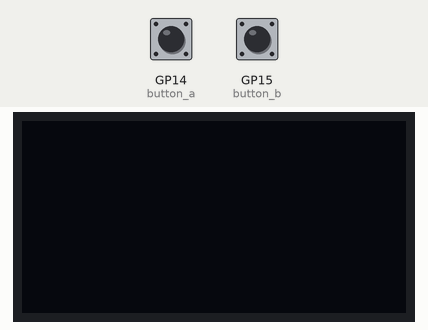
Recording of a program running on a simulated Raspberry Pi Pico running MicroPython. Parts: 128×64 one-colour display. The inputs (shaded band) are chosen by the test bench; at power-on: GP14 (button_a) HIGH, GP15 (button_b) HIGH. Library files of the repository ran but are not shown: ssd1306.py; what the program prints to the serial console is not drawn.

Above: at 1.2 s.
1.3 s: GP14 (button_a) pulled LOW for 0.15 s
At 1.61 s:
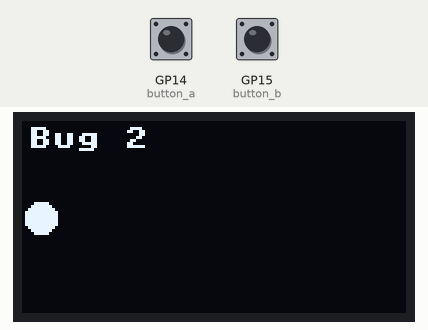
2.0 s: GP14 (button_a) pulled LOW for 1 s
At 3.3 s:
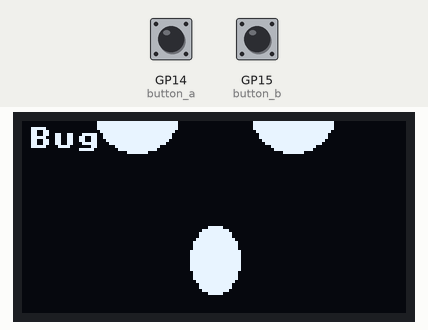
4.5 s: GP14 (button_a) pulled LOW for 0.15 s
At 5.1 s:
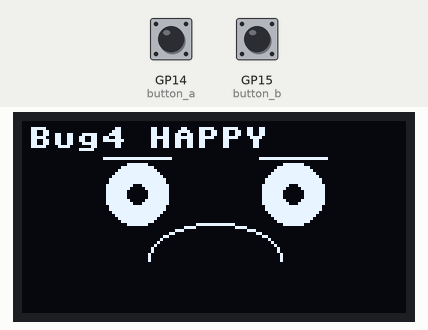
6.1 s: GP14 (button_a) pulled LOW for 1 s
At 7.5 s:
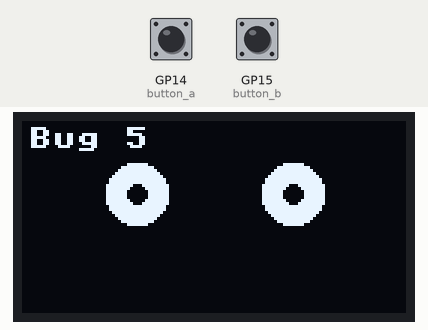
10.1 s: GP15 (button_b) pulled LOW for 0.15 s
At 10.8 s:
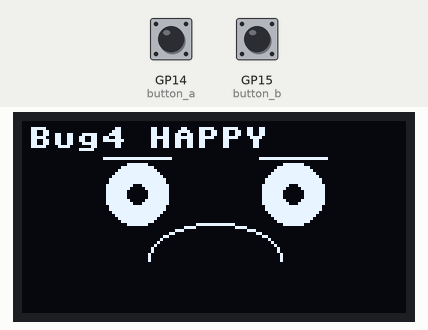
11.7 s: GP15 (button_b) pulled LOW for 1 s
At 13.2 s:
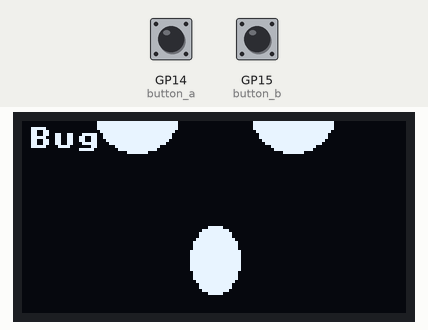
Timing chart, 0 to 14.7 s (numbered marks = the images above; inputs shaded):
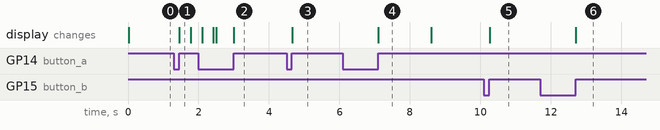

The program:

25-broken-faces.py
```python
# Lab 25: Five Broken Faces -- Debugging
#
# Every face below is broken on purpose, each by one bug that real people
# make on this exact hardware all the time. Your job is to fix all five.
#
# Debugging is a skill, and it has a method. Guessing and editing random
# lines is not it. Do this instead, for each face:
#
#   1. READ the docstring. It says what the face is SUPPOSED to look like.
#   2. PREDICT what you think will happen before you press the button.
#   3. OBSERVE what actually happens, and describe the difference out loud
#      in one sentence: "it should smile but it frowns."
#   4. LOCATE the smallest piece of code that could cause that difference.
#   5. FIX one thing, then run it again. One change at a time -- if you
#      change three lines and it works, you have not learned which one
#      mattered.
#
# The symptom table at the bottom of this file is your lookup key. Try to
# solve each face before you read it.
#
# check-labs: allow-offscreen  -- bug 3 draws off the top on purpose, so
# src/utils/check-labs.py must not report it as a mistake.
#
# Button A goes to the next face, button B goes back. The bug number is
# also printed to the Thonny shell, which matters for bug 1 -- when the
# screen shows nothing at all, the shell is the only thing telling you the
# program is alive and doing what you asked.

import config
import face
from utime import sleep, sleep_ms

button_a, button_b = config.init_buttons()

oled = face.oled
WHITE = face.WHITE
BLACK = face.BLACK
FILL = face.FILL
NO_FILL = face.NO_FILL


def bug_1():
    """SHOULD SHOW: a plain happy face -- two eyes, two flat brows, and a
    wide smile. ACTUALLY SHOWS: predict it before you press A."""
    face.clear()
    face.eyes(10, 10)
    face.eyebrows(0, 0, lift=2)
    face.mouth(face.SMILE, 22, 12)
    face.label("Bug 1")


def bug_2():
    """SHOULD SHOW: one bright scanner dot sliding smoothly from the left
    edge of the screen to the right, leaving clean black behind it."""
    for x in range(6, 124, 3):
        oled.ellipse(x, 32, 5, 5, WHITE, FILL)
        face.label("Bug 2")
        face.show()
        sleep_ms(25)


BAD_EYE_Y = -4


def bug_3():
    """SHOULD SHOW: a wide-awake surprised face, eyes big and round and
    sitting in the upper half of the screen above an open mouth."""
    face.clear()
    oled.ellipse(face.LEFT_EYE_X, BAD_EYE_Y, 14, 14, WHITE, FILL)
    oled.ellipse(face.RIGHT_EYE_X, BAD_EYE_Y, 14, 14, WHITE, FILL)
    face.mouth(face.OPEN, 8, 11)
    face.label("Bug 3")
    face.show()


def bug_4():
    """SHOULD SHOW: a cheerful face whose mouth curves UP into a smile,
    matching the word printed in the corner."""
    face.clear()
    face.eyes(10, 10)
    face.eyebrows(0, 0, lift=2)
    oled.ellipse(face.HALF_WIDTH, face.MOUTH_Y, 22, 12,
                 WHITE, NO_FILL, face.TOP_HALF)
    face.label("Bug4 HAPPY")
    face.show()


def bug_5():
    """SHOULD SHOW: a face that blinks slowly AND still answers the
    buttons. Press A while this one is blinking -- the face should switch
    away right then, the way every other face in this kit does."""
    face.clear()
    face.eyes(10, 10)
    face.label("Bug 5")
    face.show()
    sleep(1.5)

    face.clear()
    face.closed_eyes()
    face.label("Bug 5")
    face.show()
    sleep(1.5)


# Each row is (symptom, function, keeps_running). The last column marks
# the faces that redraw on every pass of the main loop instead of once.
BUGS = (
    ("nothing appears", bug_1, False),
    ("the dot smears into a stripe", bug_2, False),
    ("the eyes are missing", bug_3, False),
    ("the smile is upside down", bug_4, False),
    ("the button stops working", bug_5, True),
)


def run_bug(index):
    symptom, draw, keeps_running = BUGS[index]
    print("--- Bug", index + 1, "of", len(BUGS), "--", symptom)
    # Wipe the glass first so whatever is on screen came from THIS bug and
    # not from the one before it. Good debugging starts from a known state.
    face.clear()
    face.show()
    draw()


index = 0
run_bug(index)

while True:
    if face.pressed(button_a):
        index = (index + 1) % len(BUGS)
        face.wait_for_release(button_a)
        run_bug(index)

    if face.pressed(button_b):
        index = (index - 1) % len(BUGS)
        face.wait_for_release(button_b)
        run_bug(index)

    if BUGS[index][2]:
        BUGS[index][1]()

    sleep_ms(10)


# ---------------------------------------------------------------------
# SYMPTOM TABLE -- read this only after you have tried
#
# | What you see                     | What causes it                    |
# |----------------------------------|-----------------------------------|
# | A blank screen, but the shell    | Something was drawn into the      |
# | keeps printing                   | frame buffer and never pushed to  |
# |                                  | the glass. The buffer lives in    |
# |                                  | RAM; the screen only catches up   |
# |                                  | when you say so.                  |
# |----------------------------------|-----------------------------------|
# | Old pixels stay behind and pile  | The frame buffer was never wiped  |
# | up into a smear                  | between frames. Drawing ADDS to   |
# |                                  | what is already there; it does    |
# |                                  | not replace it.                   |
# |----------------------------------|-----------------------------------|
# | A shape is cut off at the top    | A y value went off the screen. y  |
# | or the bottom                    | grows DOWNWARD here, so "higher   |
# |                                  | up" means a SMALLER y -- but      |
# |                                  | never a negative one, and never   |
# |                                  | past 63.                          |
# |----------------------------------|-----------------------------------|
# | A curve bends the wrong way      | The quadrant mask is inverted.    |
# |                                  | TOP_HALF (3) frowns, BOTTOM_HALF  |
# |                                  | (12) smiles. Two characters apart |
# |                                  | in the code, opposite feelings on |
# |                                  | the robot's face.                 |
# |----------------------------------|-----------------------------------|
# | Button presses get ignored some  | Something in the loop is blocking.|
# | of the time                      | While sleep() runs, nothing else  |
# |                                  | does -- including the button      |
# |                                  | check. Pace it with ticks_ms()    |
# |                                  | from lab 15 and the loop keeps    |
# |                                  | spinning.                         |
#
# Things to try, once all five are fixed:
#
# 1. Break one on purpose in a NEW way and hand the file to a partner.
#    Writing a bug that produces a specific symptom proves you understand
#    the cause, not just the cure.
#
# 2. Write down the symptom you saw for each bug in your own words BEFORE
#    checking the table. Naming a symptom precisely is most of the work of
#    finding its cause.
#
# 3. Bug 5 is the only one you cannot see in a screenshot -- it is a bug
#    about TIME. Those are the hardest kind, which is why lab 26 builds a
#    tool for watching them.
```

config.py
```python
# Hardware configuration for the OLED Two-Button Pico kit.
# Every numbered lab in this folder imports this file instead of repeating
# pin numbers, so the whole kit only needs to be described in one place.

from machine import Pin, SPI
import ssd1306

WIDTH = 128
HEIGHT = 64

# 2.42" SSD1306/SSD1309 SPI display
SCL_PIN = 2
SDA_PIN = 3
RES_PIN = 4
DC_PIN = 5
CS_PIN = 6

# Two momentary push buttons. Each button's other leg goes to GND, and
# PULL_UP holds the pin at 1 until a press pulls it to 0.
BUTTON_A_PIN = 14
BUTTON_B_PIN = 15

WHITE = 1
BLACK = 0
NO_FILL = 0
FILL = 1


def init_display():
    clock = Pin(SCL_PIN)
    data = Pin(SDA_PIN)
    res = Pin(RES_PIN)
    dc = Pin(DC_PIN)
    cs = Pin(CS_PIN)
    spi = SPI(0, sck=clock, mosi=data)
    return ssd1306.SSD1306_SPI(WIDTH, HEIGHT, spi, dc, res, cs)


def init_buttons():
    button_a = Pin(BUTTON_A_PIN, Pin.IN, Pin.PULL_UP)
    button_b = Pin(BUTTON_B_PIN, Pin.IN, Pin.PULL_UP)
    return button_a, button_b
```

face.py
```python
# face.py -- the shared face-drawing module for the OLED Two-Button kit.
#
# Labs 10 through 22 each rebuilt the same eyes, eyebrows, and mouths from
# scratch. Lab 23 pulls those parts out of the labs and into this one file.
# config.py holds the hardware facts (which pin, which pixel size); face.py
# holds the face facts (how wide an eye is, where an eyebrow sits).
#
# Nothing in here is new. Every function is a copy of code you already
# wrote in an earlier lab -- that is the point. Moving it here means you
# only have to get it right once.

import config
from utime import sleep_ms

# The display is created once, here, and shared by every lab that imports
# this module. Use it as face.oled when you need a raw drawing command.
oled = config.init_display()

WHITE = config.WHITE
BLACK = config.BLACK
NO_FILL = config.NO_FILL
FILL = config.FILL

# Quadrant fill codes from the ellipse lab.
TOP_RIGHT = 1
TOP_LEFT = 2
BOTTOM_LEFT = 4
BOTTOM_RIGHT = 8
TOP_HALF = TOP_RIGHT + TOP_LEFT           # 3  -- an arc that frowns
BOTTOM_HALF = BOTTOM_LEFT + BOTTOM_RIGHT  # 12 -- an arc that smiles

WIDTH = config.WIDTH
HEIGHT = config.HEIGHT
HALF_WIDTH = WIDTH // 2

EYE_SPACING = 26
LEFT_EYE_X = HALF_WIDTH - EYE_SPACING
RIGHT_EYE_X = HALF_WIDTH + EYE_SPACING
EYE_Y = 24
PUPIL_RADIUS = 3

EYEBROW_HALF_WIDTH = 11
EYEBROW_Y = EYE_Y - 10

MOUTH_Y = 46

# An arc drawn once is a faint one-pixel trace. Drawing it three times,
# each a pixel lower, thickens it into a line you can read across a room.
STROKE = 3

# An eye squeezed this flat is not a thin eye any more -- it is a shut
# one, so eye() draws the closed-eye arc instead. See eye() below.
CLOSED_THRESHOLD = 2

# Mouth styles. Lab 24 uses these names in its emotion table, so a row of
# data can pick a mouth shape without calling a different function.
SMILE = "smile"
FROWN = "frown"
FLAT = "flat"
OPEN = "open"
SMIRK = "smirk"
SNEER = "sneer"


def clear():
    """Erase the whole screen. Call this before drawing a new face."""
    oled.fill(BLACK)


def show():
    """Push the drawing to the glass. Nothing appears until you call it."""
    oled.show()


def label(text, x=2, y=2):
    """Print a short name in a corner so you know which face is showing."""
    oled.text(text, x, y, WHITE)


def eye(x, radius_x, radius_y, pupil_dx=0, pupil_dy=0):
    """One eye: a filled white ellipse with a black pupil punched out.

    Squeeze radius_y down to CLOSED_THRESHOLD or less and the eye switches
    to the closed-eye arc instead, because a one-pixel-tall ellipse with a
    pupil punched through it would leave nothing on screen at all. That
    one rule lets an animation close an eye just by shrinking it."""
    if radius_y <= CLOSED_THRESHOLD:
        closed_eye(x, radius_x + 2, 5)
        return
    oled.ellipse(x, EYE_Y, radius_x, radius_y, WHITE, FILL)
    oled.ellipse(x + pupil_dx, EYE_Y + pupil_dy,
                 PUPIL_RADIUS, PUPIL_RADIUS, BLACK, FILL)


def eyes(radius_x, radius_y, pupil_dx=0, pupil_dy=0):
    """Both eyes at once -- the shape that carries most of the emotion."""
    eye(LEFT_EYE_X, radius_x, radius_y, pupil_dx, pupil_dy)
    eye(RIGHT_EYE_X, radius_x, radius_y, pupil_dx, pupil_dy)


def closed_eye(x, radius_x=12, radius_y=6):
    """A closed eye: the top half of an ellipse, thickened by STROKE."""
    for offset in range(STROKE):
        oled.ellipse(x, EYE_Y + 3 + offset, radius_x, radius_y,
                     WHITE, NO_FILL, TOP_HALF)


def closed_eyes(radius_x=12, radius_y=6):
    """Both eyes shut -- a blink if it is brief, sleep if it holds."""
    closed_eye(LEFT_EYE_X, radius_x, radius_y)
    closed_eye(RIGHT_EYE_X, radius_x, radius_y)


def eyebrow(x, side, tilt, lift=0):
    """One eyebrow. side is 1 for the left eye and -1 for the right, so a
    positive tilt always angles the inner ends down into an angry V."""
    y = EYEBROW_Y - lift
    outer_x = x - (EYEBROW_HALF_WIDTH * side)
    inner_x = x + (EYEBROW_HALF_WIDTH * side)
    oled.line(outer_x, y - tilt, inner_x, y + tilt, WHITE)


def eyebrows(tilt_left, tilt_right, lift=0):
    """Both eyebrows. Give them different tilts for a skeptical look."""
    eyebrow(LEFT_EYE_X, 1, tilt_left, lift)
    eyebrow(RIGHT_EYE_X, -1, tilt_right, lift)


def mouth_curve(radius_x, radius_y, mask):
    oled.ellipse(HALF_WIDTH, MOUTH_Y, radius_x, radius_y, WHITE, NO_FILL, mask)


def mouth_flat(half_width):
    oled.hline(HALF_WIDTH - half_width, MOUTH_Y, half_width * 2, WHITE)


def mouth_open(radius_x, radius_y):
    oled.ellipse(HALF_WIDTH, MOUTH_Y, radius_x, radius_y, WHITE, FILL)


def mouth_smirk(half_width, side=1):
    """A flat mouth with one corner curled up."""
    mouth_flat(half_width)
    corner_x = HALF_WIDTH + (half_width * side)
    mask = BOTTOM_RIGHT if side > 0 else BOTTOM_LEFT
    oled.ellipse(corner_x, MOUTH_Y - 4, 6, 6, WHITE, NO_FILL, mask)


def mouth_sneer(radius_x, radius_y):
    """An off-center raised lip -- the mouth that reads as disgust."""
    oled.ellipse(HALF_WIDTH - 6, MOUTH_Y, radius_x, radius_y,
                 WHITE, NO_FILL, TOP_HALF)


def mouth(style, size_x, size_y=0):
    """Draw whichever mouth `style` names. One function call handles every
    mouth in the kit, which is what lets an emotion live in a table row
    instead of in its own hand-written function."""
    if style == SMILE:
        mouth_curve(size_x, size_y, BOTTOM_HALF)
    elif style == FROWN:
        mouth_curve(size_x, size_y, TOP_HALF)
    elif style == FLAT:
        mouth_flat(size_x)
    elif style == OPEN:
        mouth_open(size_x, size_y)
    elif style == SMIRK:
        mouth_smirk(size_x, 1)
    elif style == SNEER:
        mouth_sneer(size_x, size_y)
    else:
        raise ValueError("unknown mouth style: " + str(style))


def pressed(button):
    """True only if the button is still down 20 ms later, which filters
    out the electrical bounce a real switch makes when it closes."""
    if button.value() == 1:
        return False
    sleep_ms(20)
    return button.value() == 0


def wait_for_release(button):
    """Hold here until the finger comes off, so one press means one step."""
    while button.value() == 0:
        sleep_ms(10)
```

Measured:
- after the input at 1.3 s, the display: changes after 0.16 s (image 1)
- after the input at 4.5 s, the display: changes after 0.16 s (image 3)
- after the input at 6.1 s, the display: changes after 1.0 s (image 4)
- after the input at 10.1 s, the display: changes after 0.16 s (image 5)
- after the input at 11.7 s, the display: changes after 1.0 s (image 6)
- what the display in image 4 shows lasts 1.5 s, from 7.1 s to 8.6 s
